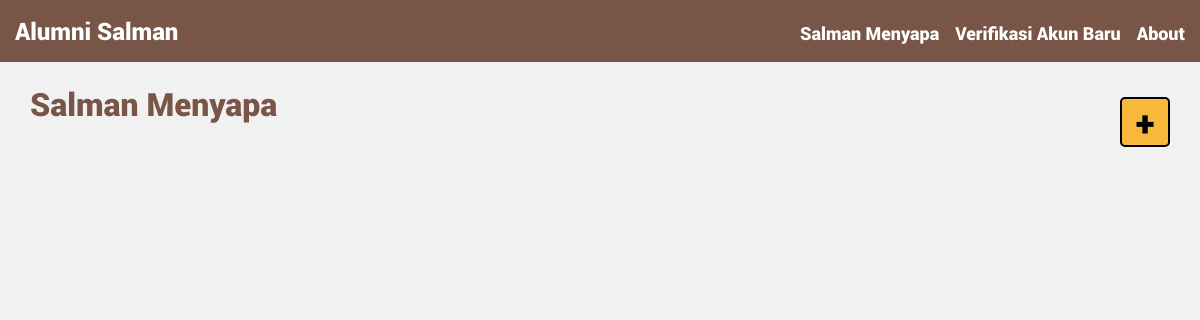
/menyapa/list/ (signed in), run on an earlier commit of the app's database.
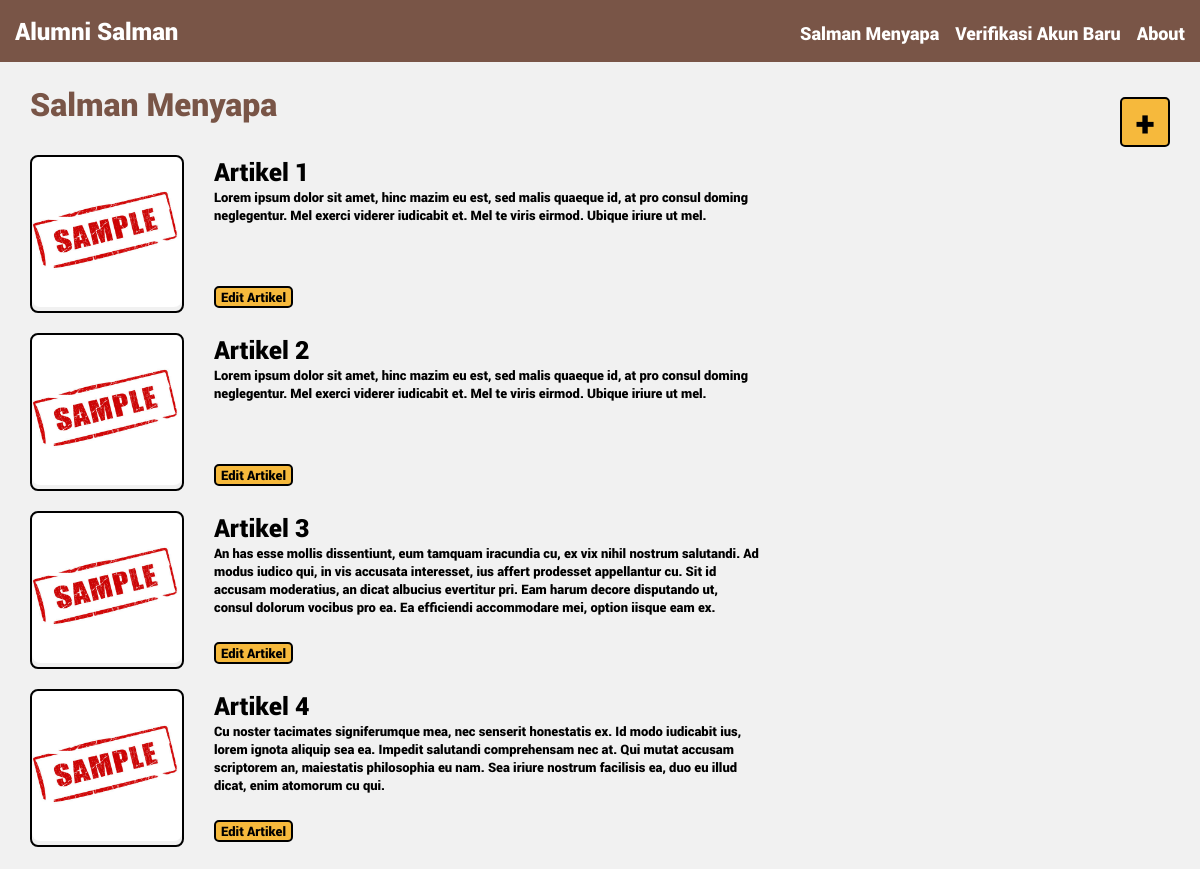
And on a later commit of the database.
### alumni/models.py (models this page shows)
class ArticleClip(Model):
    @property
    def article_id(self):
        return self.id
    judul = CharField(max_length=100, null=True)
    deskripsi = TextField(null=True)
    konten = TextField(null=True)
    thumbnail = FileField(upload_to='article-thumbnails/')

### alumni/views.py (the view)
# urls.py: url(r'^menyapa/list/$', views.menyapaList, name='menyapaList'),
def menyapaList(request):
    if request.user.is_authenticated:
        articleClips = ArticleClip.objects.all()
        context = {'articleClips': articleClips}
        return render(request, 'menyapa_list.html', context)
    else:
        return redirect("/login/")

### alumni/templates/menyapa_list.html (shortened to what this page needs)
{% extends "base.html" %}
{% block content %}
<div class="menyapa-list-container">
	<div>
		<h1 style="font-family: Roboto-Black; color: #795547; padding-bottom: 10px;">Salman Menyapa</h1>
		<ul id="article-list">
			{% for articleClip in articleClips %}
			<li class="article-clip-container">
				<div class="article-clip-left">
					<img src={{ articleClip.thumbnail.url }} alt={{ articleClip.thumbnail.name }}>
				</div>
				<div class="article-clip-right">
					<div>
						<span class="article-clip-title">{{ articleClip.judul }}</span><br>
						<span class="article-clip-desc">{{ articleClip.deskripsi }}</span>
					</div>
					<form action="{% url 'menyapaEdit' articleClip.article_id%}" method="post">
					    <input class="article-clip-edit" type="submit" value="Edit Artikel" />
					</form>
				</div>
			</li>
			{% endfor %}
		</ul>
	</div>
	<div>
		<form action="{% url 'about' %}" method="post">
		    <input class="article-clip-add" type="submit" value="+" />
		</form>
	</div>
</div>
{% endblock %}

### alumni/templates/base.html (shortened to what this page needs)
<!DOCTYPE html>
<html>
{% load static %}
<head>
  <link rel="stylesheet" type="text/css" href="{% static 'css/app.css' %}">
  <link rel="stylesheet" href="https://use.fontawesome.com/releases/v5.0.9/css/all.css">
</head>
<body>
  <div id="navbar">
    <a href="/" class="alignleft">Alumni Salman</a>
    {% if user.is_authenticated %}
      <a href="{% url 'about' %}" class="alignright fitur">About</a>
      <a href="{% url 'verifikasi' %}" class="alignright fitur">Verifikasi Akun Baru</a>
      <a href="{% url 'menyapaList' %}" class="alignright fitur">Salman Menyapa</a>
   	{% endif %}
  </div>
  <div id="content">
    {% block content %}{% endblock %}
  </div>
</body>
</html>

### alumni/static/css/app.css (style rules this page uses)
* { margin: 0; padding: 0; }
body { background-color: #f1f1f1; }
a { text-decoration: inherit; }
#navbar { background-color: #795547; color:white; padding: 15px; font-family: Roboto-Black; font-size: 24px; }
#navbar a { color: white; }
#navbar .alignright { float: right; text-align:right; margin-left: 16px; padding-top: 6px; font-size: 18px; }
#content { width: 500px; margin: auto; padding-top: 170px; height: 300px; }
ul { list-style-type: none; color: red; font-family: monospace; margin-bottom: 12px; margin-top: -36px; }

### alumni/templates/menyapa_list.html (style rules this page uses)
div#content { margin: auto; padding-top: 20px; width: 95%; }
.menyapa-list-container { display: flex; flex-direction: row; justify-content: space-between; align-items: stretch; }
ul#article-list { margin-top: 10px; }
li.article-clip-container { display: flex; flex-direction: row; justify-content: flex-start; align-items: stretch; padding-top: 10px; padding-bottom: 10px; }
li.article-clip-container img { border-radius: 8px; height: 150px; width: 150px; }
li.article-clip-container div.article-clip-right { display: flex; flex-direction: column; justify-content: space-between; align-items: flex-start; width: 50%; margin-left: 30px; }
li.article-clip-container div.article-clip-left { border: 2px solid black; border-radius: 8px; }
.article-clip-title { font-size: 25px; font-family: Roboto-Black; color: #000000; }
.article-clip-desc { font-size: 13px; font-family: Roboto-Black; color: #000000; max-height: 70px; overflow-y: auto; }
.article-clip-edit { font-size: 13px; font-family: Roboto-Black; color: #000000; border: 2px solid black; border-radius: 5px; background-color: #f6b93c; padding-left: 5px; padding-right: 5px; cursor: pointer; margin-bottom: 5px; }
.article-clip-add { font-size: 35px; font-family: Roboto-Black; color: #000000; border: 2px solid black; border-radius: 5px; background-color: #f6b93c; width: 50px; height: 50px; cursor: pointer; margin-top: 15px; }

What changed in the data, as far as the page shows it:
added ArticleClip: thumbnail (picture), judul "Artikel 1", deskripsi "Lorem ipsum dolor sit amet, hinc mazim eu est, sed malis quaeque id, at pro consul doming neglegentur. Mel exerci viderer iudicabit et. Mel te viris eirmod. Ubique iriure ut mel."
added ArticleClip: thumbnail (picture), judul "Artikel 2", deskripsi "Lorem ipsum dolor sit amet, hinc mazim eu est, sed malis quaeque id, at pro consul doming neglegentur. Mel exerci viderer iudicabit et. Mel te viris eirmod. Ubique iriure ut mel."
added ArticleClip: thumbnail (picture), judul "Artikel 3", deskripsi "An has esse mollis dissentiunt, eum tamquam iracundia cu, ex vix nihil nostrum salutandi. Ad modus iudico qui, in vis accusata interesset, ius affert prodesset appellantur cu. Sit id accusam moderatius, an dicat albucius evertitur pri. Eam harum decore disputando ut, consul dolorum vocibus pro ea. Ea efficiendi accommodare mei, option iisque eam ex."
added ArticleClip: thumbnail (picture), judul "Artikel 4", deskripsi "Cu noster tacimates signiferumque mea, nec senserit honestatis ex. Id modo iudicabit ius, lorem ignota aliquip sea ea. Impedit salutandi comprehensam nec at. Qui mutat accusam scriptorem an, maiestatis philosophia eu nam. Sea iriure nostrum facilisis ea, duo eu illud dicat, enim atomorum cu qui."
